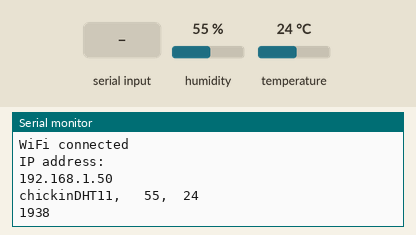
Recording of a sketch running on a simulated ESP8266 (NodeMCU). On the bench: the last lines printed to the serial monitor. The inputs (shaded band) are chosen by the test bench; at power-on: humidity 55 %, temperature 24 °C. WiFi joins after 1.5 s; servers stay silent unless stated.

Above: at 2.7 s.
2.8 s: humidity set to 22 %
At 4.43 s:
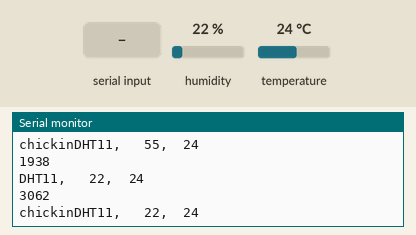
6.9 s: "xx1\n" received over Serial
At 8.6 s:
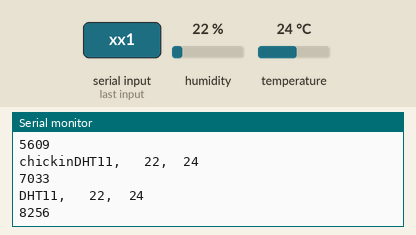
8.7 s: temperature set to 12 °C
At 10.3 s:
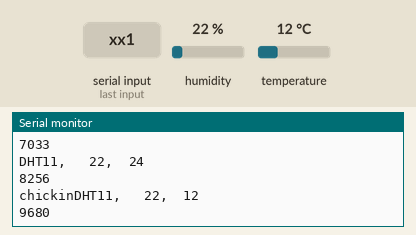
10.5 s: "id1\n" received over Serial
At 11.3 s:
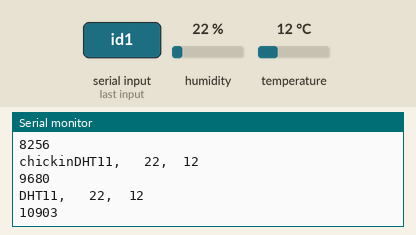
12.3 s: humidity set to 40 %
At 13.44 s:
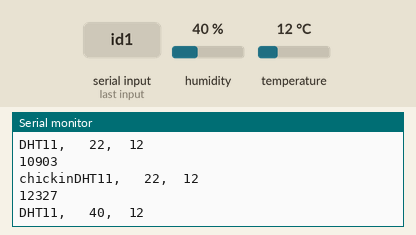
Timing chart, 0 to 15.1 s (numbered marks = the images above; inputs shaded):
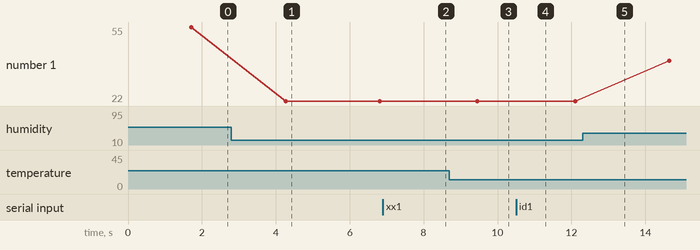

The sketch:

DHT11shang_chuan_beieke.ino
```cpp
/////////////////////////
// Written by Wang Kai  //
//     2018-3-18       //
/////////////////////////

// arduino快捷键
// ctrl+T  制动化归档代码
// ctrl+R 编译
// ctrl+U 上传

#include <ESP8266WiFi.h>
#include <dht11.h>
dht11 DHT;
#define DHT11_PIN 2
int chk;

// 以下4行位配置信息,需要修改,具体跟路由器,服务器有关
const char *ssid     = "s008-flying";//这里是我的wifi，你使用时修改为你要连接的wifi ssid
const char *password = "dianxin132";//你要连接的wifi密码
const char *host = "121.42.180.30";//修改为Server服务端的IP地址，见https://www.bigiot.net/help/1.html
const int tcpPort = 8181;//修改为Server服务端的端口号


WiFiClient client; // 实例化客户端对象

void setup() //  串口的初始化和连上WiFi的基本思路如下
{
  Serial.begin(115200); // 初始化串口,设置波特率为115200
  delay(10); // 延迟10ms,串口开启需要一点时间
  Serial.print("Connecting to ");
  Serial.println(ssid);
  WiFi.begin(ssid, password); // 连接WiFi

  Serial.println("DHT TEST PROGRAM ");
  Serial.print("LIBRARY VERSION: ");
  Serial.println(DHT11LIB_VERSION);
  Serial.println();
  Serial.println("Type,\tstatus,\tHumidity (%),\tTemperature (C)");

  // 直道成功连上WiFi为止跳出while
  while (WiFi.status() != WL_CONNECTED)//WiFi.status() ，这个函数是wifi连接状态，返回wifi链接状态
  {
    delay(500); // 每5ms发起一次连接WiFi请求
    Serial.print(".");//如果没有连通向串口发送.....
  }

  Serial.println(""); // 换行作用。println()相当于print('\n')
  Serial.println("WiFi connected"); //串口打印, 连接WiFi成功
  Serial.println("IP address: ");
  Serial.println(WiFi.localIP());//WiFi.localIP()返回8266获得的ip地址,由路由器分配,以下几乎不会使用,只做显示
}


void loop()
{
  while (!client.connected())//几个非连接的异常处理,当未连接上服务器,或者异常掉线,贝壳40秒未上传数据会掉线,所以当掉线需要在代码中自动连上
  {
    if (!client.connect(host, tcpPort)) // 连接服务器,并判断是否连接成功
    {
      Serial.print("disconnect"); // 连接服务器失败
      delay(500); // 等待5ms后继续连接
    } else { // 连接成功
      Serial.print("chickin");
      // client.print()为客户端对象向服务器发送数据
      // 具体数据内容及格式与服务器有关,贝壳为json,具体键值对见以上网址
      // 这里发送的内容为登录自己在服务器创建的"智能设备",每次创建会分配唯一的ID和APIKEY,告诉服务器你将要说话的"对象",毕竟一个账号可以创建多个"对象"
      // ID、K对应的值需要改为自己的
      client.print("{\"M\":\"checkin\",\"ID\":\"5055\",\"K\":\"227b7792e\"}\n"); // '\n' 一般为网络传输的结束符,"\r\n"也可以
      delay(100); // 发送数据的等待时间,不要太长,也不要太短,可以修改,有比没有好


  }
  // 程序能运行到这里,说明成功连上服务器和对象

  while (client.available())//，无线读取到的数据,注意这里是client,功能与Serial.available()相同
  {
    String s = client.readStringUntil('\n'); //将服务器的数据读到s中,readStringUntil()执行后,会自动清除client数据通道中的数据,以跳出while
   Serial.print(s);
    delay(10);
  }


  //switch (chk){
    //case DHTLIB_OK:
                //Serial.print("OK,\t");
               // break;
   // case DHTLIB_ERROR_CHECKSUM:
             //   Serial.print("Checksum error,\t");
              //  break;
  //  case DHTLIB_ERROR_TIMEOUT:
            //    Serial.print("Time out error,\t");
             //   break;
  // default:
             //   Serial.print("Unknown error,\t");
             //   break;
 // }
 // DISPLAT DATA


    }


  // 当串口中有数据,可以在串口输入框内输入,在此输入的数据不用转义,但需要在末尾加'\n'
  // 贝壳示例:{"M":"update","ID":"xx1","V":{"id1":"value1",...}}\n,修改后就可以在串口输入框内输入,然后网址会有你上传的数据,调试成功后可以定时上传传感器的数据
  // 具体格式见以上网址


  Serial.print("DHT11, \t");
  chk = DHT.read(DHT11_PIN);    // READ DATA
    Serial.print(DHT.humidity,1);
  Serial.print(",\t");
  Serial.println(DHT.temperature,1);

 //void update2(String inputid1, int value1, String inputid2, int value2){
  client.print("{\"M\":\"update\",\"ID\":\"");
  client.print(5055);
  client.print("\",\"V\":{\"");
  client.print(4533);
  client.print("\":\"");
  client.print(DHT.humidity);
    delay(100);
  client.print("\",\"");
  client.print(4563);
  client.print("\":\"");
  client.print(DHT.temperature);
  client.println("\"}}");
  //lastCheckInTime = millis();
 // lastUpdateTime= millis();
 // Serial.print("update:");
  //Serial.print(4533);
  //Serial.print("->");
 // Serial.print(DHT.humidity);
 // Serial.print("：");
 // Serial.print(4563);
 // Serial.print("->");
  //Serial.println(DHT.temperature);
Serial.println(millis());


  delay(1000);
  if (Serial.available())
  {
    size_t counti = Serial.available(); // 读取串口通道数据中的数据长度
    uint8_t sbuf[counti]; // 创建改长度的数据,注意:arduino可以动态创建数组的长度,和标准C不同
    Serial.readBytes(sbuf, counti); // 将串口通道中counti长度的数据以字节形式读入sbuf
    client.write(sbuf, counti); // 将sbuf发送到服务器,注意:这里是write,write为发送字节数据,print为发送字符数据,不能互换,write速度快,print用法简单
    delay(100);
  }

}
```

Measured:
- after the input at 2.8 s, the serial monitor: prints a new line after 0.14 s (image 1)
- after the input at 6.9 s, the serial monitor: prints a new line after 1.4 s (image 2)
- after the input at 8.7 s, the serial monitor: prints a new line after 0.76 s (image 3)
- after the input at 10.5 s, the serial monitor: prints a new line after 0.40 s (image 4)
- after the input at 12.3 s, the serial monitor: prints a new line after 1.0 s (image 5)
- plotted number 1: 55 → 22 after the input at 2.8 s, 22 → 40 after the input at 12.3 s
